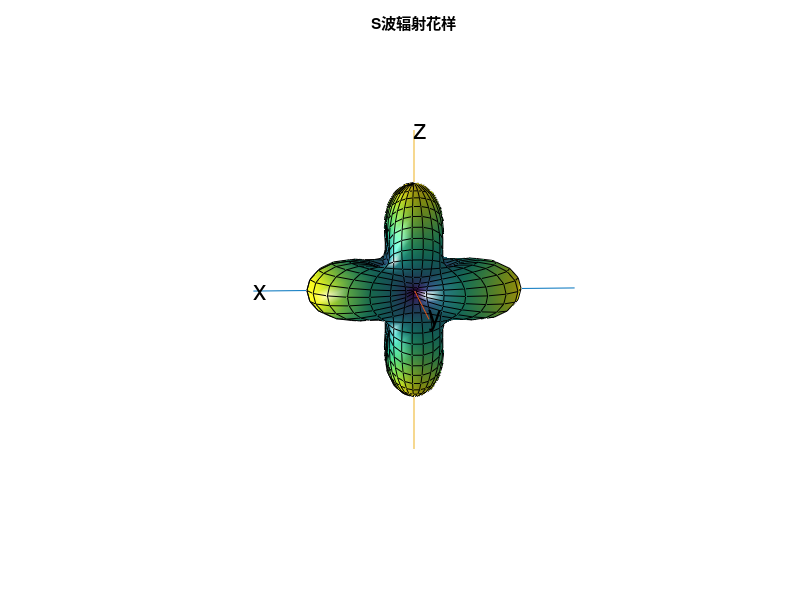

Recreate this plot in MATLAB.
%P10_4.m
%S波辐射图样，包括SH和SV
%P10_3.m
%Theta方向S波的图型
n=30;
fai=(0:2:2*n)/n*pi;%走向0~2pi
theta=(0:2:2*n)'/n*pi/2;%倾角
costheta=cos(theta);costheta(1)=1;costheta(n+1)=-1;
sintheta=sin(theta);sintheta(1)=0;sintheta(n+1)=0;
cos2theta=cos(2*theta);cos2theta(1)=1;cos2theta(n+1)=1;
sinfai=sin(fai);sinfai(1)=0;sinfai(n+1)=0;
cosfai=cos(fai);cosfai(1)=1;cosfai(n+1)=1;
r=sqrt(abs(cos2theta*cosfai).^2+(costheta*sinfai).^2);
x=r.*(sintheta*cosfai);
y=r.*(sintheta*sinfai);
z=r.*(costheta*ones(1,n+1));
H=surf(x,y,z,r);
set(H,'FaceLighting','phong','FaceColor','interp','AmbientStrength',0.5)
light('Position',[1 0 0],'Style','infinite')
hold on
plot3([-1.5 1.5],[0 0],[0 0]);%画x轴
text(1.5,0,0,'x','FontSize',20)%给出x轴的标记
plot3([0 0],[-2 2],[0 0]);
text(0,2,0,'y','FontSize',20)
plot3([0 0],[0 0],[-1.5 1.5]);
text(0,0,1.5,'z','FontSize',20)
axis off
axis equal
view(176,8)%给出图的视角
hold off
title('S波辐射花样')